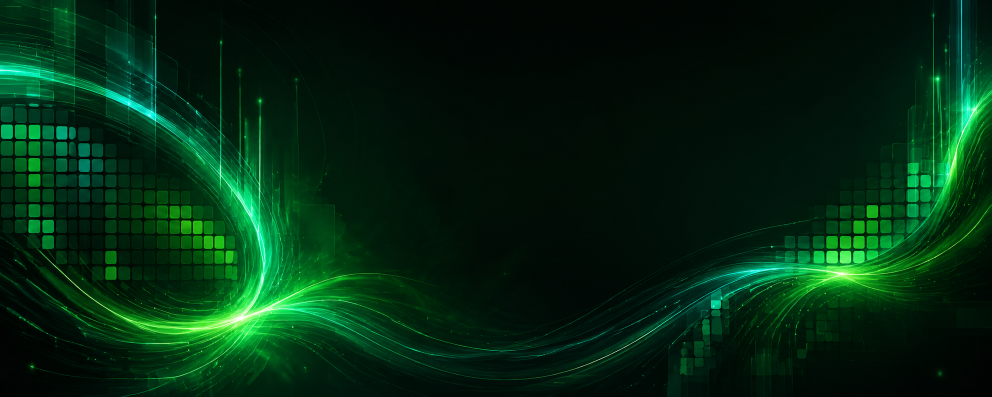
#> input picture assets/gitpulse-banner-background.png, 1983 x 793 px (shown at 1/2 size)
$ python generate_readme_assets.py
#> lines starting #> are read from the running program, lines starting #| are printed output that depends on the picture
"""Regenerate GitPulse's README banner, previews and tutorial GIF."""

from __future__ import annotations

from pathlib import Path

from PIL import Image, ImageDraw, ImageFilter, ImageFont

ROOT = Path(__file__).resolve().parent.parent
ASSETS = ROOT / "assets"

BG = "#07100C"
PANEL = "#0C1C15"
PANEL_2 = "#10251B"
BORDER = "#1E4935"
TEXT = "#F4FAF6"
MUTED = "#8DA99A"
SUBTLE = "#5F7D6D"
ACCENT = "#27F58A"
ACCENT_DARK = "#0B4329"
RED = "#FF7B83"

FONT_CANDIDATES = {
    "regular": [
        Path("C:/Windows/Fonts/segoeui.ttf"),
        Path("/usr/share/fonts/truetype/dejavu/DejaVuSans.ttf"),
    ],
    "bold": [
        Path("C:/Windows/Fonts/segoeuib.ttf"),
        Path("/usr/share/fonts/truetype/dejavu/DejaVuSans-Bold.ttf"),
    ],
    "mono": [
        Path("C:/Windows/Fonts/CascadiaMono.ttf"),
        Path("C:/Windows/Fonts/consola.ttf"),
        Path("/usr/share/fonts/truetype/dejavu/DejaVuSansMono.ttf"),
    ],
}


# [6 lines left out: function font, not called in this run]


def fit_cover(image: Image.Image, size: tuple[int, int]) -> Image.Image:
#> called with size = (1600, 600)
    ratio = max(size[0] / image.width, size[1] / image.height)
#> ratio = 0.807
    scaled = image.resize((round(image.width * ratio), round(image.height * ratio)), Image.Resampling.LANCZOS)
    left = (scaled.width - size[0]) // 2
#> left = 0
    top = (scaled.height - size[1]) // 2
#> top = 20
    return scaled.crop((left, top, left + size[0], top + size[1]))
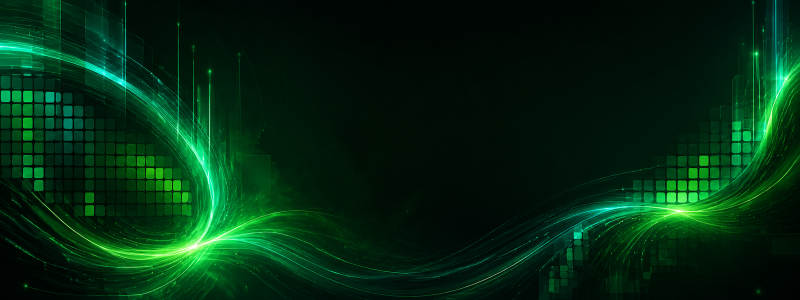
#> returned value: PIL image 1600x600 RGB (shown at 1/2 size); mean R, G, B 2.6, 42.3, 17.8


def label(draw: ImageDraw.ImageDraw, xy: tuple[int, int], text: str, size: int, color: str = TEXT, bold: bool = False, mono: bool = False, anchor: str | None = None) -> None:
    draw.text(xy, text, font=font(size, bold=bold, mono=mono), fill=color, anchor=anchor)


def card(draw: ImageDraw.ImageDraw, box: tuple[int, int, int, int], fill: str = PANEL, outline: str = BORDER, radius: int = 18, width: int = 2) -> None:
    draw.rounded_rectangle(box, radius=radius, fill=fill, outline=outline, width=width)


# [9 lines left out: function button, not called in this run]


def generate_banner() -> None:
    background = fit_cover(Image.open(ASSETS / "gitpulse-banner-background.png").convert("RGB"), (1600, 600)).convert("RGBA")
    shade = Image.new("RGBA", background.size, (2, 11, 7, 105))
    background.alpha_composite(shade)
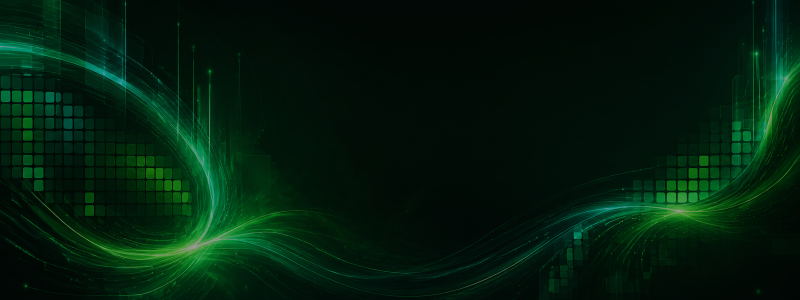
#> background: PIL image 1600x600 RGBA (shown at 1/2 size); mean R, G, B, A 2.3, 29.4, 13.4, 255
    draw = ImageDraw.Draw(background)
    draw.rounded_rectangle((70, 66, 1530, 534), radius=34, fill=(3, 15, 10, 155), outline=(39, 245, 138, 95), width=2)

#> (the run stopped early here; a loop or call above may not have finished)

$ run again, with assets/gitpulse-span.png copied over assets/gitpulse-banner-background.png
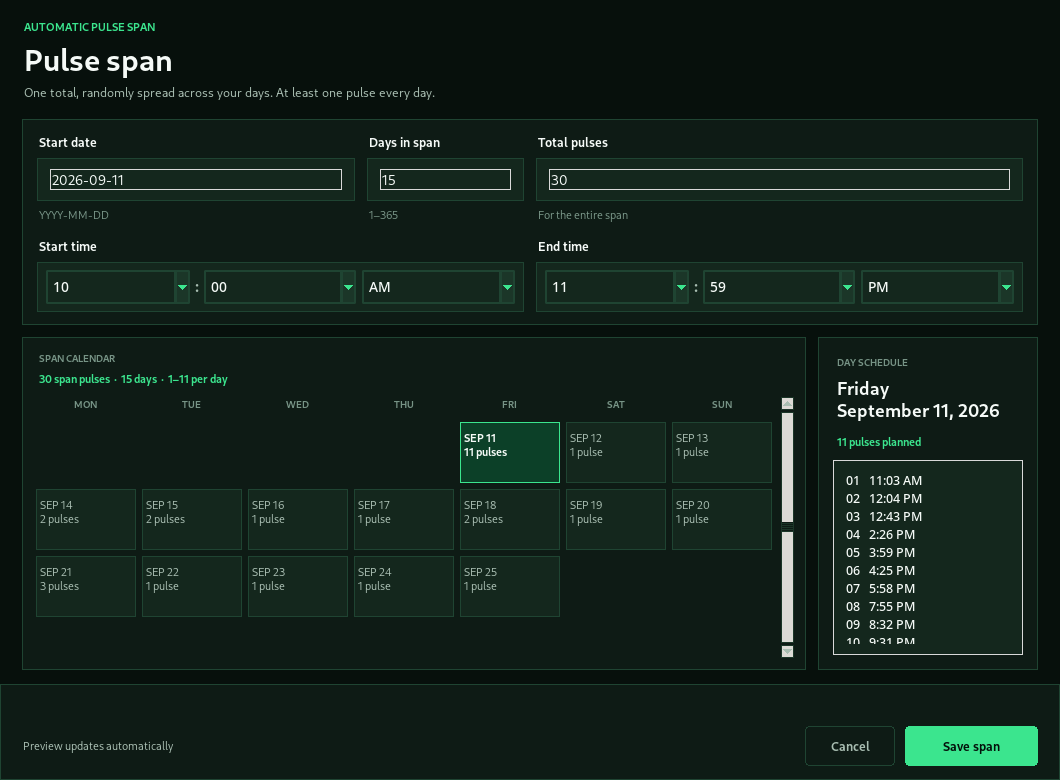
#> input picture assets/gitpulse-span.png, 1060 x 780 px
#> ratio = 1.51
#> left = 0
#> top = 288
#> in fit_cover, `return scaled.crop((left, top, left + size[0], top + size[1]))`:
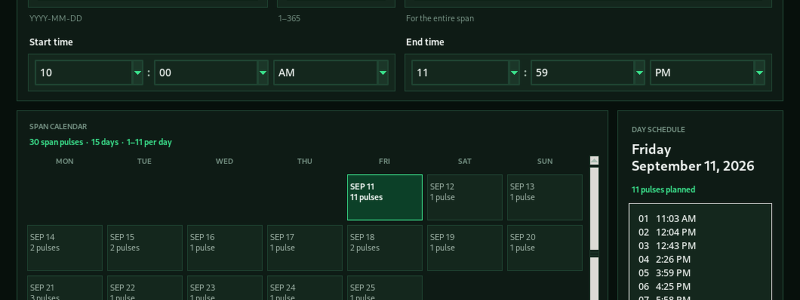
#> returned value: PIL image 1600x600 RGB (shown at 1/2 size); mean R, G, B 20.2, 36.6, 28.5
#> in generate_banner, `background.alpha_composite(shade)`:
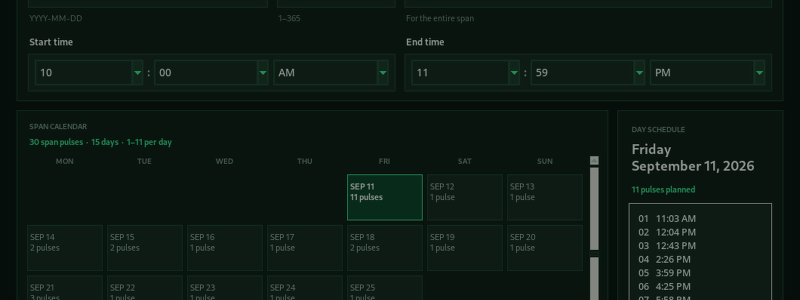
#> background: PIL image 1600x600 RGBA (shown at 1/2 size); mean R, G, B, A 12.8, 25.8, 19.6, 255

$ run again, with assets/greenpulse-repository-setup.png copied over assets/gitpulse-banner-background.png
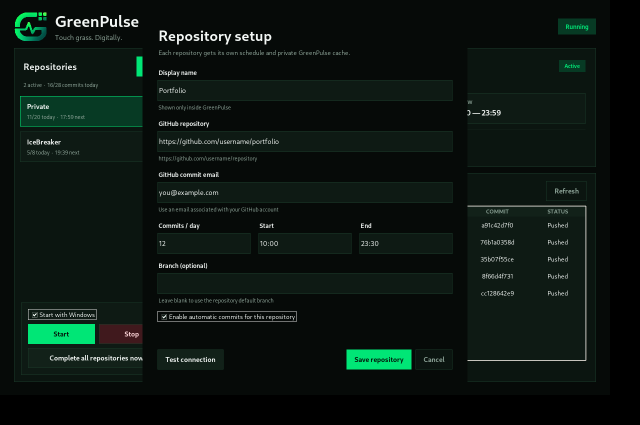
#> input picture assets/greenpulse-repository-setup.png, 1280 x 850 px (shown at 1/2 size)
#> ratio = 1.25
#> left = 0
#> top = 231
#> in fit_cover, `return scaled.crop((left, top, left + size[0], top + size[1]))`:
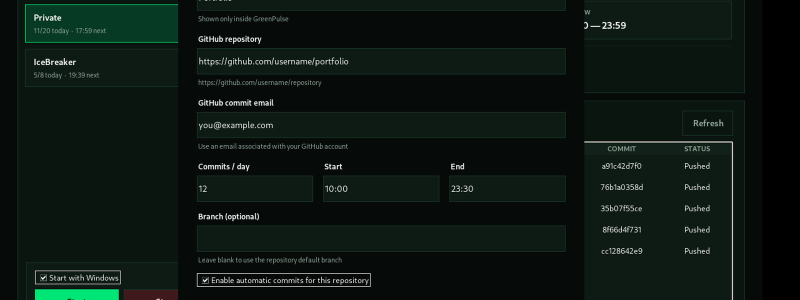
#> returned value: PIL image 1600x600 RGB (shown at 1/2 size); mean R, G, B 13.2, 23.2, 18.2
#> in generate_banner, `background.alpha_composite(shade)`:
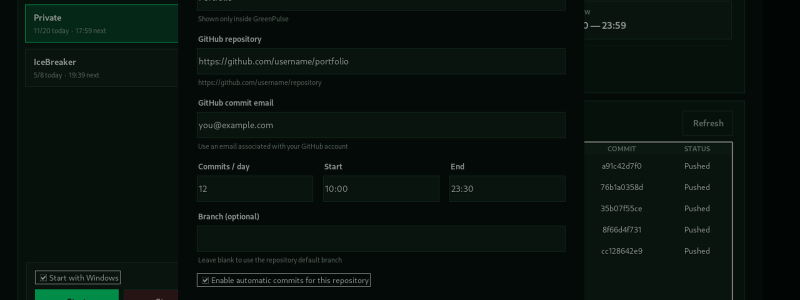
#> background: PIL image 1600x600 RGBA (shown at 1/2 size); mean R, G, B, A 8.4, 18.1, 13.8, 255
